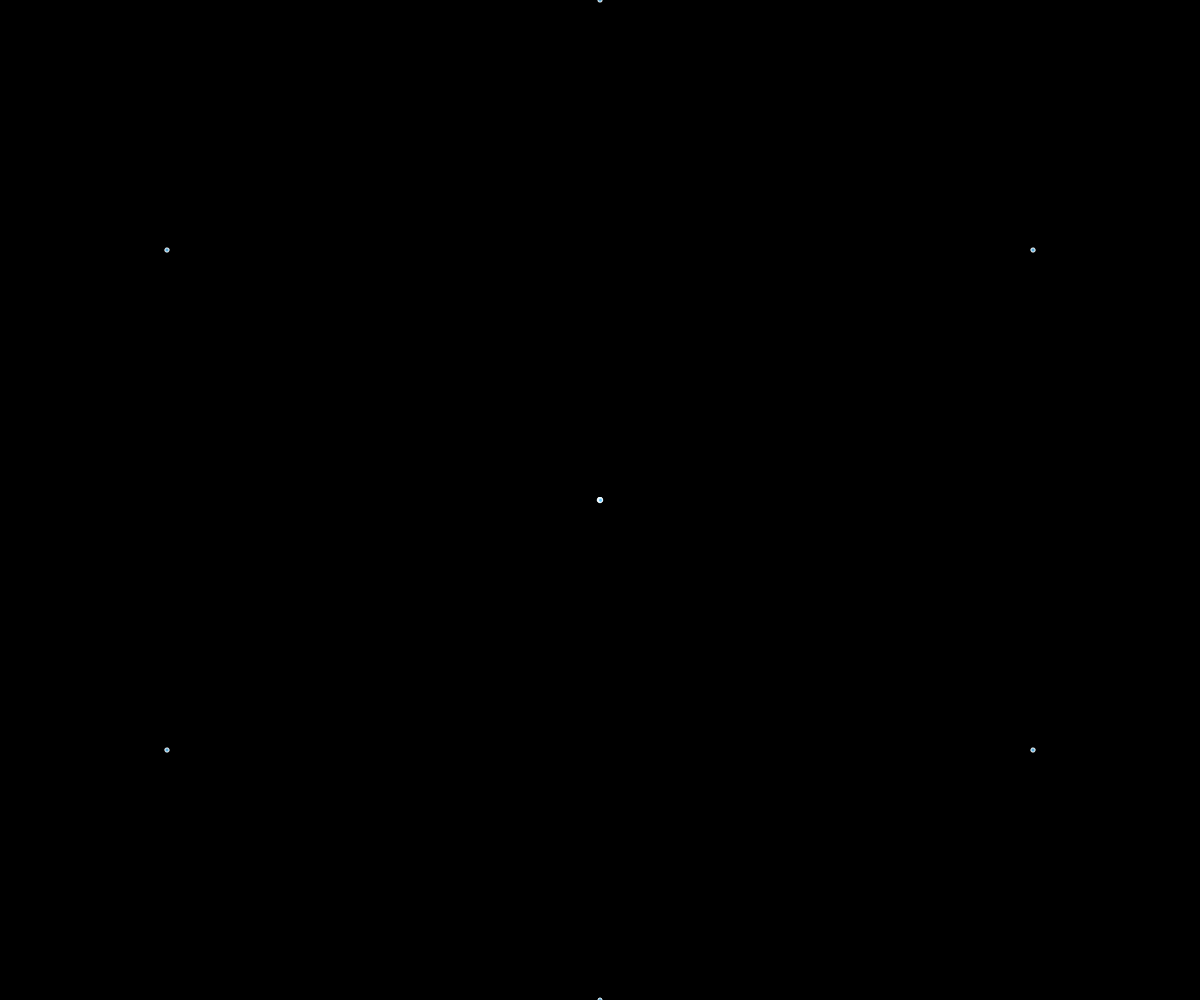
Frame 1 (no input)
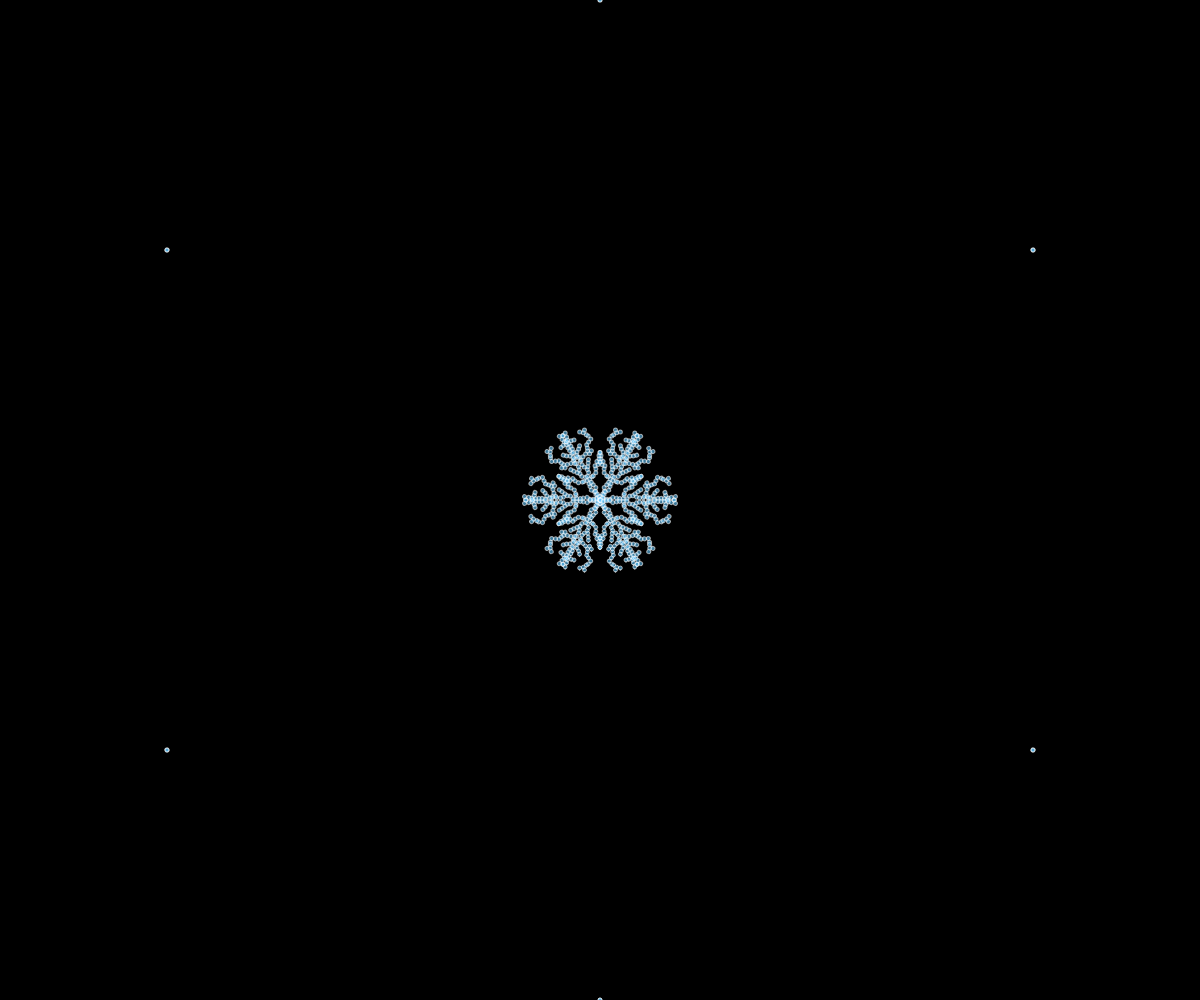
Frame 60 (no input)
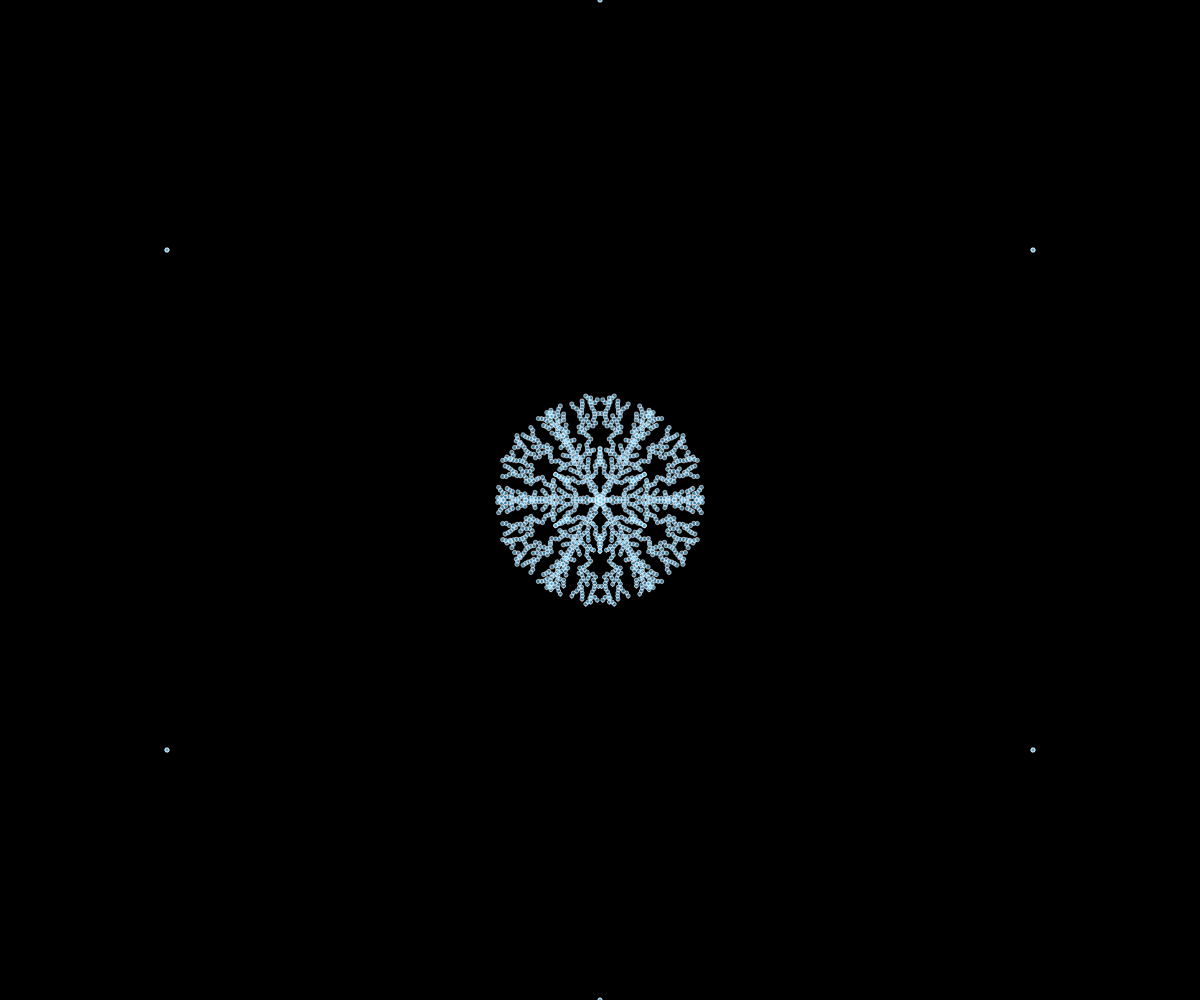
Frame 120 (the mouse pressed at the canvas centre since frame 60)

The p5.js sketch that drew these frames (run headless with seeded random() and noise() and a simulated clock; from frame 60 on, the mouse is pressed at the canvas centre):

// p5.js sketch
// ── sketch.js
// Coding Challenge 127: Brownian Motion Snowflake
// Daniel Shiffman
// https://thecodingtrain.com/CodingChallenges/127-brownian-snowflake.html
// https://youtu.be/XUA8UREROYE

let current;
let snowflake = [];

function setup() {
  createCanvas(windowWidth, windowHeight);
  current = new Particle(height/2, 0);
}

function draw() {
  translate(width/2, height/2);
  rotate(PI/6);
  background(0);

  let count = 0;
  while (!current.finished() && !current.intersects(snowflake)) {
    current.update();
    count++;
  }

  // If a particle doesn't move at all we're done
  // This is an exit condition not implemented in the video
  if (count == 0) {
    noLoop();
    console.log('snowflake completed');
  }

  snowflake.push(current);
  current = new Particle(height/2, 0);

  for (let i = 0; i < 6; i++) {
    rotate(PI/3);
    current.show();
    for (let p of snowflake) {
      p.show();
    }

    push();
    scale(1, -1);
    current.show();
    for (let p of snowflake) {
      p.show();
    }
    pop();
  }
}

// ── particle.js
// Coding Challenge 127: Brownian Motion Snowflake
// Daniel Shiffman
// https://thecodingtrain.com/CodingChallenges/127-brownian-snowflake.html
// https://youtu.be/XUA8UREROYE

class Particle {

  constructor(radius, angle) {
    this.pos = p5.Vector.fromAngle(angle);
    this.pos.mult(radius);
    this.r = 2;
  }

  update() {
    this.pos.x -= 1;
    this.pos.y += random(-3, 3);

    let angle = this.pos.heading();
    angle = constrain(angle, 0, PI/6);
    let magnitude = this.pos.mag();
    this.pos = p5.Vector.fromAngle(angle);
    this.pos.setMag(magnitude);
  }

  show() {
    fill(100, 200, 255, 150);
    stroke(255, 150);
    ellipse(this.pos.x, this.pos.y, this.r * 2);
  }

  intersects(snowflake) {
    let result = false;
    for (let s of snowflake) {
      let d = dist(s.pos.x, s.pos.y, this.pos.x, this.pos.y); 
      if (d < this.r * 2) {
        result = true;
        break;
      }
    }
    return result;
  }

  finished() {
    return (this.pos.x < 1);
  }
}
